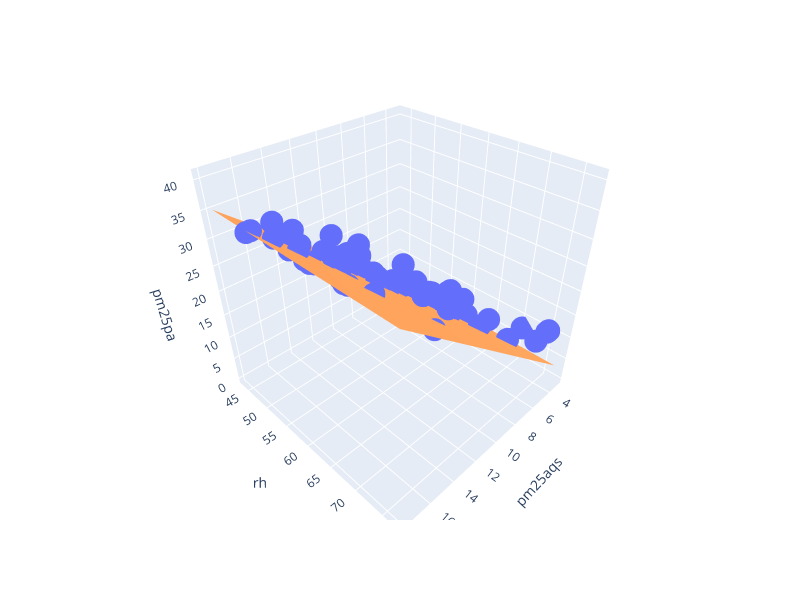

The notebook cell saved with this chart:
### Markdown cell above
**Bonus** Visualizing the surface:

### Code cell
fig = px.scatter_3d(GA, x='pm25aqs', y='rh', z='pm25pa', width=800, height=600)

grid_resolution = 2
(u,v) = np.meshgrid(
    np.linspace(GA["pm25aqs"].min(), GA["pm25aqs"].max(), grid_resolution),
    np.linspace(GA["rh"].min(), GA["rh"].max(), grid_resolution))
zs = model_h.predict(pd.DataFrame({"pm25aqs": u.flatten(), "rh": v.flatten()}))
zs_old = model.predict(pd.DataFrame({"pm25aqs": u.flatten()}))
# create the Surface
color1 = px.colors.qualitative.Plotly[3]
color2 = px.colors.qualitative.Plotly[4]
fig.add_surface(x=u, y=v, z= zs.reshape(u.shape), opacity=1, 
                colorscale=[[0, color1], [1,color1]],
                showscale=False, name="AQS + RH")
fig.add_surface(x=u, y=v, z= zs_old.reshape(u.shape), opacity=1, 
                colorscale=[[0, color2], [1,color2]],
                showscale=False, name="AQS")
# set the aspect ratio of the 3d plot
fig.update_scenes(aspectmode='cube')

### Figure 1 — Plotly figure (JSON) as saved in the notebook; plotly's stock layout.template omitted (floating-point values rounded to 4 significant figures; data arrays with more than 128 entries replaced by an {"elided": "..."} marker saying what was removed)
{"data": [{"hovertemplate": "pm25aqs=%{x}<br>rh=%{y}<br>pm25pa=%{z}<extra></extra>", "legendgroup": "", "marker": {"color": "#636efa", "symbol": "circle"}, "mode": "markers", "name": "", "scene": "scene", "showlegend": false, "type": "scatter3d", "x": {"elided": "176 float values"}, "y": {"elided": "176 float values"}, "z": {"elided": "176 float values"}}, {"colorscale": [[0, "#AB63FA"], [1, "#AB63FA"]], "name": "AQS + RH", "opacity": 1, "showscale": false, "type": "surface", "x": [[3.1, 17.9], [3.1, 17.9]], "y": [[43.57, 43.57], [76.97, 76.97]], "z": [[0.1364, 33.5], [7.027, 40.39]]}, {"colorscale": [[0, "#FFA15A"], [1, "#FFA15A"]], "name": "AQS", "opacity": 1, "showscale": false, "type": "surface", "x": [[3.1, 17.9], [3.1, 17.9]], "y": [[43.57, 43.57], [76.97, 76.97]], "z": [[3.218, 35.15], [3.218, 35.15]]}], "layout": {"height": 600, "legend": {"tracegroupgap": 0}, "margin": {"t": 60}, "scene": {"aspectmode": "cube", "domain": {"x": [0, 1], "y": [0, 1]}, "xaxis": {"title": {"text": "pm25aqs"}}, "yaxis": {"title": {"text": "rh"}}, "zaxis": {"title": {"text": "pm25pa"}}}, "width": 800}}
